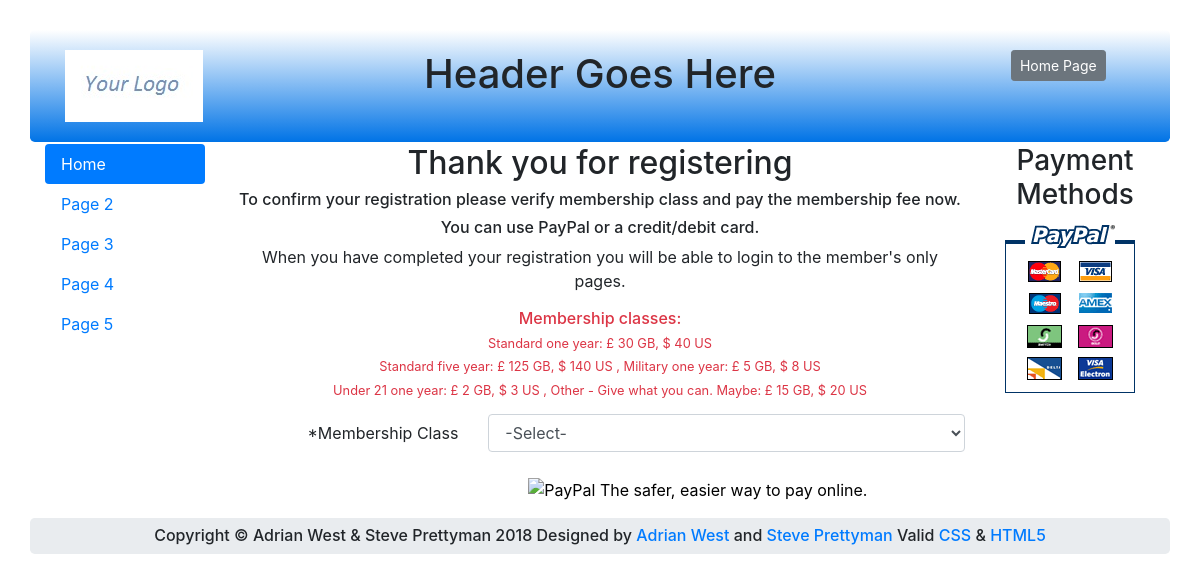
The page /register-thanks.php on the database its author committed.
### tables this page shows
CREATE TABLE `prices` (
  `oneyeargb` decimal(6,0) UNSIGNED NOT NULL,
  `oneyearus` decimal(6,0) UNSIGNED NOT NULL,
  `fiveyeargb` decimal(6,0) UNSIGNED NOT NULL,
  `fiveyearus` decimal(6,0) UNSIGNED NOT NULL,
  `militarygb` decimal(6,0) UNSIGNED NOT NULL,
  `militaryus` decimal(6,0) UNSIGNED NOT NULL,
  `u21gb` decimal(6,0) UNSIGNED NOT NULL,
  `u21us` decimal(6,0) UNSIGNED NOT NULL,
  `minpricegb` decimal(6,0) UNSIGNED NOT NULL,
  `minpriceus` decimal(6,0) UNSIGNED NOT NULL
);

### register-thanks.php (the view, shortened to what this page needs)
 <!DOCTYPE html>
<html lang="en">
<head>
  <link rel="stylesheet"
  href="https://stackpath.bootstrapcdn.com/bootstrap/4.1.0/css/bootstrap.min.css"
>
</head>
<body>
<div class="container" style="margin-top:30px">
<header class="jumbotron text-center row"
style="margin-bottom:2px; background:linear-gradient(white, #0073e6); padding:20px;">
  <?php include('includes/thanks-header.php'); ?>
</header>
  <div class="row" style="padding-left: 0px;">
  <nav class="col-sm-2">
      <ul class="nav nav-pills flex-column">
		<?php include('includes/nav.php'); ?>
      </ul>
  </nav>
<div class="col-sm-8">
<h3 class="h2 text-center" >Thank you for registering</h2>
<h6 class="text-center">To confirm your registration please verify membership class and pay the membership fee now.</h6>
<h6 class="text-center">You can use PayPal or a credit/debit card.</h6>
<p class="text-center" >When you have completed your registration you will be able to login
to the member's only pages.</p>
<?php
try {
require ("mysqli_connect.php");
$query = "SELECT * FROM prices";
$result = mysqli_query ($dbcon, $query);
if ($result) {
$row = mysqli_fetch_array($result, MYSQLI_NUM);
$yearsarray = array(
"Standard one year:", "Standard five year:", "Military one year:", "Under 21 one year:",
 "Other - Give what you can. Maybe:" );
echo '<h6 class="text-center text-danger">Membership classes:</h6>' ;
echo '<h6 class="text-center text-danger small"> ';
for ($j = 0, $i = 0; $j < 5; $j++, $i = $i + 2) {
	echo $yearsarray[$j] . " &pound; " .
		htmlspecialchars($row[$i], ENT_QUOTES)  .
		" GB, &dollar; " .
		htmlspecialchars($row[$i + 1], ENT_QUOTES) .
		" US";
	if ($j != 4) {
	if ($j % 2 == 0) { echo "</h6><h6 class='text-center text-danger small'>"; }
	else { echo " , "; }
	}
}
echo "</h6>";
}
?>
<form action="https://www.paypal.com/cgi-bin/webscr" method="post">
<div class="form-group row">
    <label for="level" class="col-sm-4 col-form-label text-right">*Membership Class</label>
    <div class="col-sm-8">
		<select id="level" name="level" class="form-control" required>
		<option value="0" >-Select-</option>
</select>
</div>
</div>
<div class="form-group row">
    <label for="" class="col-sm-4 col-form-label"></label>
    <div class="col-sm-8">
<input style="margin:10px 0 0 40px" type="image" src="https://www.paypalobjects.com/en_US/GB/i/btn/btn_buynowCC_LG.gif" name="submit" alt="PayPal  The safer, easier way to pay online.">
</div>
</div>
</form>
</div>
	<aside class="col-sm-2">
      <?php include('includes/info-col-cards.php'); ?>
	</aside>
  </div>
<footer class="jumbotron text-center row"
style="padding-bottom:1px; padding-top:8px;">
  <?php include('includes/footer.php'); ?>
</footer>
<?php
}
catch(Exception $e)
   {
     print "The system is busy please try later";
   }
   catch(Error $e)
   {
     print "The system is busy please try later";
   }
?>
</body>
</html>

### includes/thanks-header.php
<div class="col-sm-2">
<img class="img-fluid float-left" src="../images/logo.jpg" alt="Logo">
</div>
<div class="col-sm-8">
 <h1 class="blue-text mb-4 font-bold">Header Goes Here</h1>
 </div>
     <nav class="col-sm-2">
	 <div class="btn-group-vertical btn-group-sm" role="group" aria-label="Button Group">
  <button type="button" class="btn btn-secondary" onclick="location.href = 'index.php'" >Home Page</button>
</div>
    </nav>

### includes/nav.php
 <li class="nav-item">
       <a class="nav-link active" href="index.php">Home</a>
     </li>
     <li class="nav-item">
       <a class="nav-link" href="page-2.php">Page 2</a>
     </li>
     <li class="nav-item">
       <a class="nav-link" href="page-3.php">Page 3</a>
     </li>
<li class="nav-item">
       <a class="nav-link" href="page-4.php">Page 4</a>
     </li>
<li class="nav-item">
       <a class="nav-link" href="page-5.php">Page 5</a>
     </li>

### includes/info-col-cards.php
<h3 class="text-center">Payment Methods</h3>
	<img alt="Pay by PayPal or Credit card" class="float-left" title="Pay by PayPal or Credit card"src="images/vertical_solution_PP.png">

### includes/footer.php
<p class="h6 col-sm-12">Copyright &copy; Adrian West & Steve Prettyman 2018  Designed by
<a href="http://www.colycomputerhelp.co.uk/">Adrian West </a> and
<a href=http://www.littleoceanwaves.com>Steve Prettyman </a>  Valid
<a href="http://jigsaw.w3.org/css-validator/">CSS</a> &amp;
<a href="http://validator.w3.org/">HTML5</a></p>

### rows shown on the page
prices: oneyeargb "30", oneyearus "40", fiveyeargb "125", fiveyearus "140", militarygb "5", militaryus "8", u21gb "2", u21us "3", minpricegb "15", minpriceus "20"

### other values the page prints
$yearsarray[$j] "Standard one year:"
$yearsarray[$j] "Standard five year:"
$yearsarray[$j] "Military one year:"
$yearsarray[$j] "Under 21 one year:"
$yearsarray[$j] "Other - Give what you can. Maybe:"
